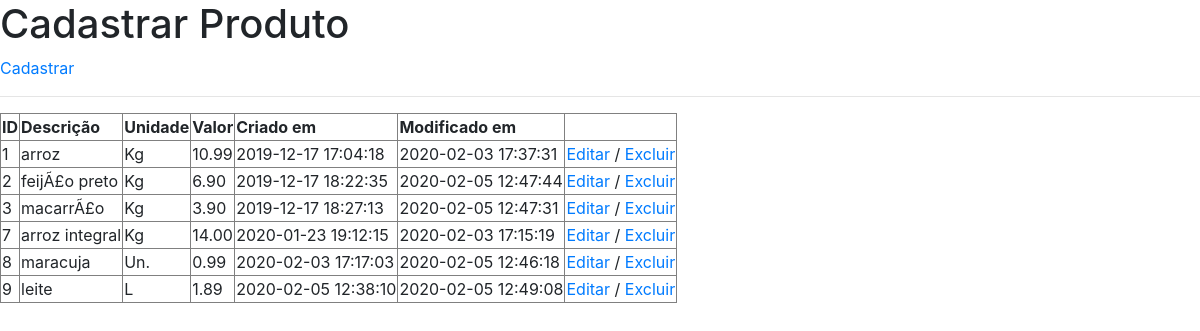
The page / on the database its author committed.
### tables this page shows
CREATE TABLE `produtos` (
  `id` int(11) NOT NULL,
  `descricao` varchar(220) NOT NULL,
  `unidade` varchar(220) NOT NULL,
  `valor` varchar(50) NOT NULL,
  `created` datetime NOT NULL,
  `modified` datetime DEFAULT NULL
);

### index.php (the view, shortened to what this page needs)
<?php
include_once("conexao.php");
?>
<!DOCTYPE html>
<html lang="pt-br">
    </head>
        <link rel="stylesheet" href="https://stackpath.bootstrapcdn.com/bootstrap/4.4.1/css/bootstrap.min.css">
    </head>
    </body>
        <h1>Cadastrar Produto</h1>
        <?php
		$sql = "SELECT * FROM produtos";
		$resultado = mysqli_query($conn, $sql);
		if(mysqli_num_rows($resultado) > 0) {
			echo "<table style='width 100%' border='1'>";
			echo "<tr><th>ID</th>"
				."<th>Descrição</th>"
				."<th>Unidade</th>"
				."<th>Valor</th>"
				."<th>Criado em</th>"
				."<th>Modificado em</th>"
				."</tr>";
			while ($row = mysqli_fetch_array($resultado)) {
				echo "<tr><td>" . $row["id"] . "</td><td>" . $row["descricao"] . "</td><td>"
				. $row["unidade"] . "</td><td>" . $row["valor"] . "</td><td>"
				. $row["created"] . "</td><td>" . $row["modified"]."</td><td>"
				. "<a href=editar.php?id=" . $row["id"] . ">Editar</a> / <a href='excluir.php?id=" . $row["id"] . "'data-confirm='Tem certeza que deseja excluir esse produto?'>Excluir</a></td></tr>";
			}
		} else {
			echo "Nenhum produto cadastrado";
		}
		echo "<a href='cadastro.php'>Cadastrar</a><hr>";
        ?>
    </body>
</html>

### rows shown on the page
produtos: id "1", descricao "arroz", unidade "Kg", valor "10.99", created "2019-12-17 17:04:18", modified "2020-02-03 17:37:31"
produtos: id "2", descricao "feijÃ£o preto", unidade "Kg", valor "6.90", created "2019-12-17 18:22:35", modified "2020-02-05 12:47:44"
produtos: id "3", descricao "macarrÃ£o", unidade "Kg", valor "3.90", created "2019-12-17 18:27:13", modified "2020-02-05 12:47:31"
produtos: id "7", descricao "arroz integral", unidade "Kg", valor "14.00", created "2020-01-23 19:12:15", modified "2020-02-03 17:15:19"
produtos: id "8", descricao "maracuja", unidade "Un.", valor "0.99", created "2020-02-03 17:17:03", modified "2020-02-05 12:46:18"
produtos: id "9", descricao "leite", unidade "L", valor "1.89", created "2020-02-05 12:38:10", modified "2020-02-05 12:49:08"
